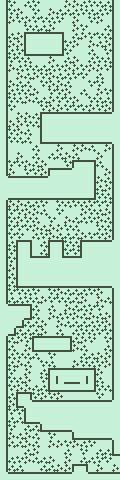

A level layout from a 2D game, rendered from its tile map. Below: a short description, then the map file with its tile-grid data intact:
An orthogonal 15x60 tile map with 8x8 px tiles, 1 tile layer (Layer 1) and 35 objects.

<map version="1.5" tiledversion="1.7.2" orientation="orthogonal" renderorder="right-down" width="15" height="60" tilewidth="8" tileheight="8" infinite="0" nextlayerid="7" nextobjectid="43">
 <editorsettings>
  <export target="gamejam/maps/map_one.lua" format="lua" />
 </editorsettings>
 <tileset firstgid="1" name="sprite_sheet" tilewidth="8" tileheight="8" tilecount="60" columns="10">
  <image source="gamejam/maps/sprite_sheet.png" width="84" height="48" />
 </tileset>
 <layer id="1" name="Layer 1" width="15" height="60">
  <data encoding="csv">
31,46,52,48,46,52,52,52,47,47,48,46,48,48,3221225503,
31,46,47,52,46,52,47,48,48,48,46,48,48,46,3221225503,
31,47,46,47,46,46,48,46,52,47,52,46,47,52,3221225503,
31,52,52,46,48,48,47,52,52,47,46,52,52,48,3221225503,
31,48,47,1610612769,32,32,32,33,52,48,47,46,46,48,3221225503,
31,47,47,1610612768,52,52,52,2684354592,46,47,52,47,48,47,3221225503,
31,48,46,3221225505,3221225504,3221225504,3221225504,2684354593,46,52,52,48,52,46,3221225503,
31,46,46,48,52,52,47,52,48,47,52,48,46,48,3221225503,
31,47,48,46,48,48,48,46,47,47,46,47,47,46,3221225503,
31,52,47,48,47,46,47,48,48,46,46,52,48,52,3221225503,
31,47,48,48,52,46,47,47,48,52,52,46,46,52,3221225503,
31,48,46,48,47,52,46,46,47,52,48,52,47,46,3221225503,
31,46,48,47,48,48,47,46,46,47,52,46,48,48,3221225503,
31,46,52,52,52,46,47,47,46,46,46,47,46,47,3221225503,
31,52,47,47,48,1610612770,32,32,32,32,32,32,32,32,52,
31,47,47,46,48,1610612768,52,52,52,52,52,52,52,52,52,
31,46,47,48,52,1610612768,52,52,52,52,52,52,52,52,52,
31,46,48,48,52,536870946,3221225504,3221225504,3221225504,3221225504,3221225504,3221225504,3221225504,3221225504,52,
31,52,52,52,48,52,52,47,52,47,47,48,52,47,3221225503,
31,52,47,52,48,52,48,48,47,48,52,52,47,52,3221225503,
31,46,46,47,48,47,52,52,46,1610612770,32,34,48,52,3221225503,
31,47,52,46,46,47,1610612770,32,32,52,52,2684354592,52,47,3221225503,
52,32,32,32,32,32,52,52,52,52,52,2684354592,47,48,3221225503,
52,52,52,52,52,52,52,52,52,52,52,2684354592,48,47,3221225503,
52,3221225504,3221225504,3221225504,3221225504,3221225504,3221225504,3221225504,3221225504,3221225504,3221225504,44,46,48,3221225503,
31,47,47,48,48,46,52,46,48,46,48,46,46,46,3221225503,
31,46,46,47,47,48,52,46,52,52,47,46,48,47,3221225503,
31,46,47,46,48,52,46,52,47,48,48,46,47,48,3221225503,
31,46,46,46,47,48,47,47,46,48,52,52,46,48,3221225503,
31,46,46,52,48,46,47,48,48,48,47,46,46,47,3221225503,
31,48,1610612769,33,52,48,1610612769,3758096417,46,48,1610612769,32,32,32,52,
31,46,3221225513,2684354592,52,48,1610612768,2684354592,46,46,1610612768,52,52,52,52,
31,46,3221225513,51,32,32,1610612787,51,32,32,1610612787,52,52,52,52,
31,47,3221225513,52,52,52,52,52,52,52,52,52,52,52,52,
31,48,3221225513,52,52,52,52,52,52,52,52,52,52,52,52,
31,48,3221225505,2684354601,2684354601,2684354601,2684354601,2684354601,2684354601,2684354601,2684354601,2684354601,2684354601,2684354601,52,
31,46,46,48,46,52,46,47,48,48,48,46,47,52,3221225503,
31,48,48,46,48,47,46,46,48,48,47,52,47,48,3221225503,
52,32,32,33,48,52,48,52,47,48,48,46,46,52,3221225503,
52,52,52,2684354593,48,52,47,48,46,47,48,47,48,47,3221225503,
52,52,2684354593,48,48,47,52,47,48,48,48,48,46,47,3221225503,
52,2684354593,48,48,48,47,52,48,52,48,46,48,46,46,3221225503,
31,48,47,46,1610612769,32,32,32,33,48,47,46,52,46,3221225503,
31,48,52,47,3221225505,3221225504,3221225504,3221225504,2684354593,47,48,52,52,48,3221225503,
31,48,46,48,48,52,46,52,52,52,48,48,47,47,3221225503,
31,48,47,48,52,46,48,52,52,47,46,48,46,47,3221225503,
31,46,52,47,52,48,1610612769,32,32,32,32,33,47,52,3221225503,
31,46,48,47,52,46,1610612768,1610612768,3221225504,3221225504,2684354592,2684354592,48,52,3221225503,
31,46,47,47,48,48,3221225505,3221225504,3221225504,3221225504,3221225504,2684354593,46,48,3221225503,
31,48,3221225515,1073741867,46,47,46,47,52,52,52,52,46,52,3221225503,
31,47,2684354603,52,32,32,32,32,32,32,32,32,32,32,52,
31,46,46,1610612768,52,52,52,52,52,52,52,52,52,52,52,
31,48,48,3221225506,3221225504,52,52,52,52,52,52,52,52,52,52,
31,46,52,48,48,3221225506,3221225504,3221225504,3221225504,52,52,52,52,52,52,
31,47,48,47,48,52,46,52,52,3221225506,3221225504,3221225504,3221225504,3221225504,52,
31,48,48,47,48,52,47,47,46,47,48,46,52,52,3221225503,
31,52,52,48,47,52,52,52,48,52,46,52,48,48,3221225505,
31,48,46,47,48,48,47,52,47,52,48,48,46,46,52,
31,48,48,52,52,48,48,47,47,1610612769,3758096417,52,47,52,47,
52,32,32,32,32,32,32,32,32,52,52,32,32,32,32
</data>
 </layer>
 <objectgroup id="2" name="Walls">
  <object id="2" x="24" y="32" width="40" height="24" />
  <object id="3" x="0" y="0" width="8" height="176" />
  <object id="4" x="112" y="0" width="8" height="112" />
  <object id="5" x="40" y="112" width="80" height="32" />
  <object id="6" x="112" y="144" width="8" height="144" />
  <object id="7" x="0" y="336" width="8" height="135.999" rotation="359.832" />
  <object id="8" x="48" y="168" width="47.9763" height="8.11725" rotation="359.832" />
  <object id="9" x="8" y="176" width="87.9762" height="24.0234" rotation="359.832" />
  <object id="10" x="72" y="160" width="23.9999" height="8.11725" rotation="359.832" />
  <object id="11" x="95.9999" y="279.953" width="15.9296" height="8.02388" rotation="359.832" />
  <object id="12" x="16" y="240" width="15.9296" height="48.0467" rotation="359.832" />
  <object id="13" x="48" y="240" width="15.9296" height="48.0467" rotation="359.832" />
  <object id="14" x="32" y="256" width="15.9296" height="32.0233" rotation="359.832" />
  <object id="15" x="32" y="336" width="39.9764" height="16.0234" rotation="359.832" />
  <object id="16" x="23.9765" y="400" width="95.9996" height="24.0703" rotation="359.832" />
  <object id="17" x="48" y="368" width="47.9294" height="24.1406" rotation="359.832" />
  <object id="18" x="0" y="472" width="119.976" height="8.07034" rotation="359.832" />
  <object id="21" x="0.117354" y="200.023" width="7.78885" height="103.976" rotation="359.832" />
  <object id="22" x="112" y="440" width="7.99994" height="15.8123" rotation="359.832" />
  <object id="23" x="40" y="424" width="79.9997" height="8.14071" rotation="359.832" />
  <object id="24" x="72" y="432" width="47.9763" height="8.14071" rotation="359.832" />
  <object id="25" x="112" y="288" width="8" height="112" />
  <object id="26" x="63.9532" y="256.047" width="31.9764" height="32.0233" rotation="359.832" />
  <object id="27" x="0" y="304" width="31.9764" height="16.0234" rotation="359.832" />
  <object id="28" x="0" y="320" width="23.9764" height="8.02342" rotation="359.832" />
  <object id="29" x="0" y="320" width="23.9764" height="8.02342" rotation="359.832" />
  <object id="30" x="0" y="328" width="15.9765" height="8.02342" rotation="359.832" />
  <object id="36" x="15.9767" y="392.047" width="16.3284" height="15.9765" rotation="359.832" />
  <object id="37" x="72" y="464" width="16.3284" height="8.02342" rotation="359.832" />
 </objectgroup>
 <objectgroup id="3" name="Enemy">
  <object id="31" x="96" y="104" width="8" height="8" />
  <object id="32" x="16" y="168" width="8" height="8" />
  <object id="33" x="48" y="232" width="8" height="8" />
  <object id="34" x="48" y="328" width="8" height="8" />
  <object id="35" x="40" y="464" width="8" height="8" />
 </objectgroup>
 <objectgroup id="6" name="items">
  <object id="42" x="104" y="272" width="8" height="8">
   <properties>
    <property name="item" value="vida" />
   </properties>
  </object>
 </objectgroup>
</map>